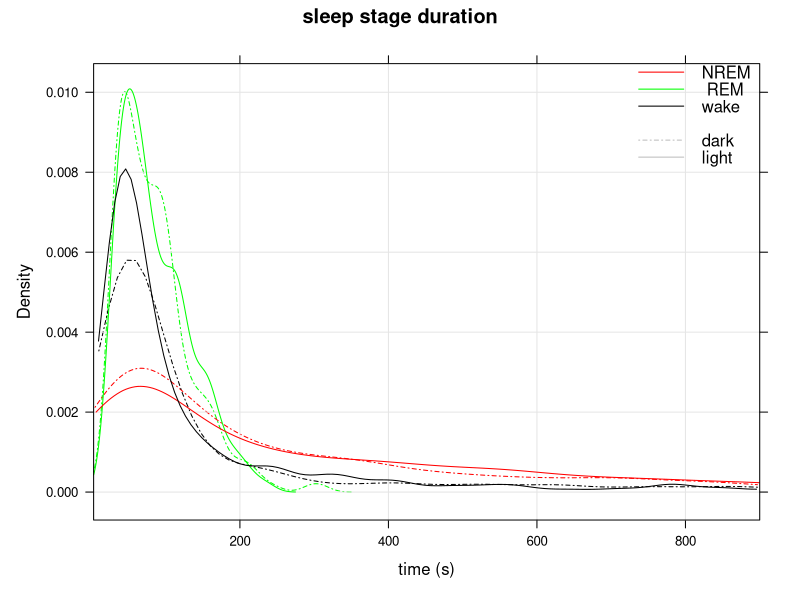
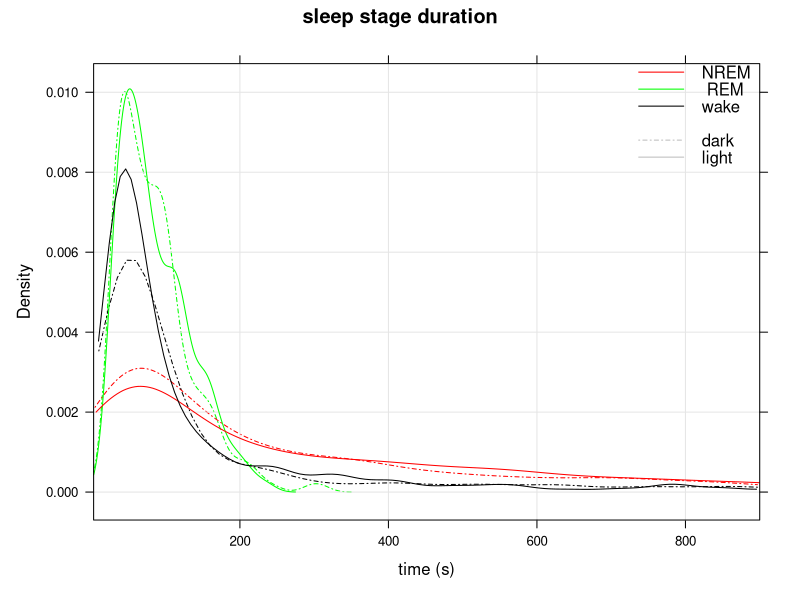

Source code (R) for these figures, in order:
library(lattice)
library(latticeExtra)


rr <- read.table('wt_estadios.csv',header=T)
rr <- rr[rr$luz=='LUZ',]

my.settings <- list(
  par.main.text = list(font = 2, # make it bold
                       just = "left", 
                       x = grid::unit(5, "mm")),
  par.sub.text = list(font = 1, 
                      just = "left", 
                      x = grid::unit(5, "mm"))
  )

g1 <- densityplot((rr[rr$est==2,]$dur) ,type=c('density',"g"), log="xy",xlim=c(1,900),col='green' )+
      as.layer(densityplot((rr[rr$est==1,]$dur) ,type='density',log="xy",xlim=c(1,900),col='red' ))+
      as.layer(densityplot((rr[rr$est==0,]$dur) ,type='density',log="xy",xlim=c(1,900),col='black'))

rr <- read.table('wt_estadios.csv',header=T)
rr <- rr[rr$luz=='OSCURIDAD',]

g2 <- densityplot((rr[rr$est==2,]$dur) ,type='density',log="xy",xlim=c(3,900),col='green', lty=c(4,6), xlab='time (s)',
      key=list(corner=c(1,1),lines=list(col=c("red","green","black","white","gray","gray"), lty=c(1,1,1,0,4,1), lwd=1),text=list(c("NREM"," REM", "wake", "","dark","light"))),
      main="sleep stage duration")+
      as.layer(densityplot((rr[rr$est==1,]$dur) ,type='density',log="xy",xlim=c(3,900),col='red', lty=c(4,6) ))+
      as.layer(densityplot((rr[rr$est==0,]$dur) ,type='density',log="xy",xlim=c(3,900),col='black', lty=c(4,6), xlab='duration (log s)' ))



print(g2+g1)

pdf("densidad_estadios.pdf")
print(g2+g1)
dev.off()
